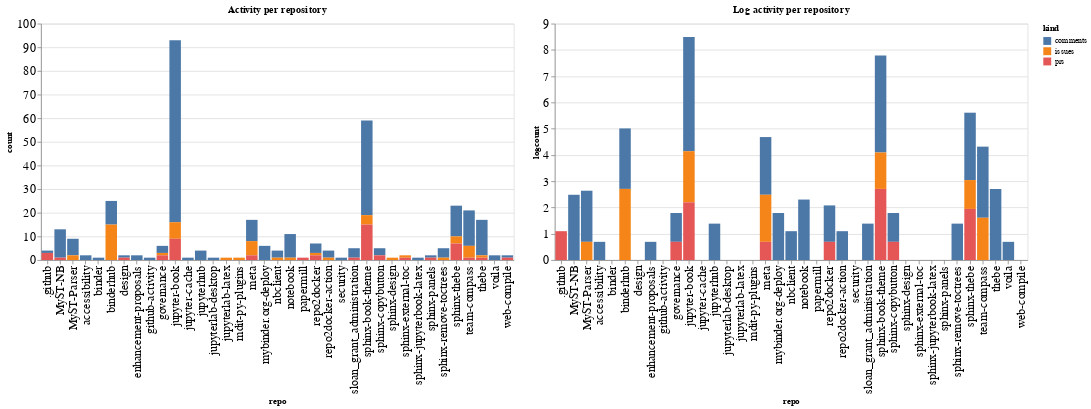

The code cell stored with this chart in its notebook:
### Code cell
ch1 = alt.Chart(repo_summaries, width=600, title="Activity per repository").mark_bar().encode(
    x='repo',
    y='count',
    color='kind',
    tooltip="kind"
)

ch2 = alt.Chart(repo_summaries, width=600, title="Log activity per repository").mark_bar().encode(
    x='repo',
    y='logcount',
    color='kind',
    tooltip="kind"
)

ch1 | ch2

### Figure 1 — Vega-Lite specification as saved in the notebook (floating-point values rounded to 4 significant figures)
{"config": {"axisLeft": {"labelFontSize": 15}, "axisBottom": {"labelFontSize": 15}}, "hconcat": [{"mark": "bar", "encoding": {"color": {"type": "nominal", "field": "kind"}, "tooltip": {"type": "nominal", "field": "kind"}, "x": {"type": "nominal", "field": "repo"}, "y": {"type": "quantitative", "field": "count"}}, "title": "Activity per repository", "width": 600}, {"mark": "bar", "encoding": {"color": {"type": "nominal", "field": "kind"}, "tooltip": {"type": "nominal", "field": "kind"}, "x": {"type": "nominal", "field": "repo"}, "y": {"type": "quantitative", "field": "logcount"}}, "title": "Log activity per repository", "width": 600}], "data": {"name": "data-76aaea9f75d9a63e3b2e7f72e351908b"}, "$schema": "https://vega.github.io/schema/vega-lite/v4.8.1.json", "datasets": {"data-76aaea9f75d9a63e3b2e7f72e351908b": [{"repo": ".github", "kind": "comments", "count": 1, "logcount": 0.0}, {"repo": ".github", "kind": "prs", "count": 3, "logcount": 1.099}, {"repo": "MyST-NB", "kind": "comments", "count": 12, "logcount": 2.485}, {"repo": "MyST-NB", "kind": "prs", "count": 1, "logcount": 0.0}, {"repo": "MyST-Parser", "kind": "comments", "count": 7, "logcount": 1.946}, {"repo": "MyST-Parser", "kind": "issues", "count": 2, "logcount": 0.6931}, {"repo": "accessibility", "kind": "comments", "count": 2, "logcount": 0.6931}, {"repo": "binder", "kind": "comments", "count": 1, "logcount": 0.0}, {"repo": "binderhub", "kind": "comments", "count": 10, "logcount": 2.303}, {"repo": "binderhub", "kind": "issues", "count": 15, "logcount": 2.708}, {"repo": "design", "kind": "comments", "count": 1, "logcount": 0.0}, {"repo": "design", "kind": "prs", "count": 1, "logcount": 0.0}, {"repo": "enhancement-proposals", "kind": "comments", "count": 2, "logcount": 0.6931}, {"repo": "github-activity", "kind": "comments", "count": 1, "logcount": 0.0}, {"repo": "governance", "kind": "comments", "count": 3, "logcount": 1.099}, {"repo": "governance", "kind": "issues", "count": 1, "logcount": 0.0}, {"repo": "governance", "kind": "prs", "count": 2, "logcount": 0.6931}, {"repo": "jupyter-book", "kind": "comments", "count": 77, "logcount": 4.344}, {"repo": "jupyter-book", "kind": "issues", "count": 7, "logcount": 1.946}, {"repo": "jupyter-book", "kind": "prs", "count": 9, "logcount": 2.197}, {"repo": "jupyter-cache", "kind": "comments", "count": 1, "logcount": 0.0}, {"repo": "jupyterhub", "kind": "comments", "count": 4, "logcount": 1.386}, {"repo": "jupyterlab-desktop", "kind": "comments", "count": 1, "logcount": 0.0}, {"repo": "jupyterlab-latex", "kind": "issues", "count": 1, "logcount": 0.0}, {"repo": "mdit-py-plugins", "kind": "issues", "count": 1, "logcount": 0.0}, {"repo": "meta", "kind": "comments", "count": 9, "logcount": 2.197}, {"repo": "meta", "kind": "issues", "count": 6, "logcount": 1.792}, {"repo": "meta", "kind": "prs", "count": 2, "logcount": 0.6931}, {"repo": "mybinder.org-deploy", "kind": "comments", "count": 6, "logcount": 1.792}, {"repo": "nbclient", "kind": "comments", "count": 3, "logcount": 1.099}, {"repo": "nbclient", "kind": "issues", "count": 1, "logcount": 0.0}, {"repo": "notebook", "kind": "comments", "count": 10, "logcount": 2.303}, {"repo": "notebook", "kind": "issues", "count": 1, "logcount": 0.0}, {"repo": "papermill", "kind": "prs", "count": 1, "logcount": 0.0}, {"repo": "repo2docker", "kind": "comments", "count": 4, "logcount": 1.386}, {"repo": "repo2docker", "kind": "issues", "count": 1, "logcount": 0.0}, {"repo": "repo2docker", "kind": "prs", "count": 2, "logcount": 0.6931}, {"repo": "repo2docker-action", "kind": "comments", "count": 3, "logcount": 1.099}, {"repo": "repo2docker-action", "kind": "issues", "count": 1, "logcount": 0.0}, {"repo": "security", "kind": "comments", "count": 1, "logcount": 0.0}, {"repo": "sloan_grant_administration", "kind": "comments", "count": 4, "logcount": 1.386}, {"repo": "sloan_grant_administration", "kind": "prs", "count": 1, "logcount": 0.0}, {"repo": "sphinx-book-theme", "kind": "comments", "count": 40, "logcount": 3.689}, {"repo": "sphinx-book-theme", "kind": "issues", "count": 4, "logcount": 1.386}, {"repo": "sphinx-book-theme", "kind": "prs", "count": 15, "logcount": 2.708}, {"repo": "sphinx-copybutton", "kind": "comments", "count": 3, "logcount": 1.099}, {"repo": "sphinx-copybutton", "kind": "prs", "count": 2, "logcount": 0.6931}, {"repo": "sphinx-design", "kind": "issues", "count": 1, "logcount": 0.0}, {"repo": "sphinx-external-toc", "kind": "issues", "count": 1, "logcount": 0.0}, {"repo": "sphinx-external-toc", "kind": "prs", "count": 1, "logcount": 0.0}, {"repo": "sphinx-jupyterbook-latex", "kind": "comments", "count": 1, "logcount": 0.0}, {"repo": "sphinx-panels", "kind": "comments", "count": 1, "logcount": 0.0}, {"repo": "sphinx-panels", "kind": "prs", "count": 1, "logcount": 0.0}, {"repo": "sphinx-remove-toctrees", "kind": "comments", "count": 4, "logcount": 1.386}, {"repo": "sphinx-remove-toctrees", "kind": "issues", "count": 1, "logcount": 0.0}, {"repo": "sphinx-thebe", "kind": "comments", "count": 13, "logcount": 2.565}, {"repo": "sphinx-thebe", "kind": "issues", "count": 3, "logcount": 1.099}, {"repo": "sphinx-thebe", "kind": "prs", "count": 7, "logcount": 1.946}, {"repo": "team-compass", "kind": "comments", "count": 15, "logcount": 2.708}, {"repo": "team-compass", "kind": "issues", "count": 5, "logcount": 1.609}, {"repo": "team-compass", "kind": "prs", "count": 1, "logcount": 0.0}, {"repo": "thebe", "kind": "comments", "count": 15, "logcount": 2.708}, {"repo": "thebe", "kind": "issues", "count": 1, "logcount": 0.0}, {"repo": "thebe", "kind": "prs", "count": 1, "logcount": 0.0}, {"repo": "voila", "kind": "comments", "count": 2, "logcount": 0.6931}, {"repo": "web-compile", "kind": "comments", "count": 1, "logcount": 0.0}, {"repo": "web-compile", "kind": "prs", "count": 1, "logcount": 0.0}]}}
